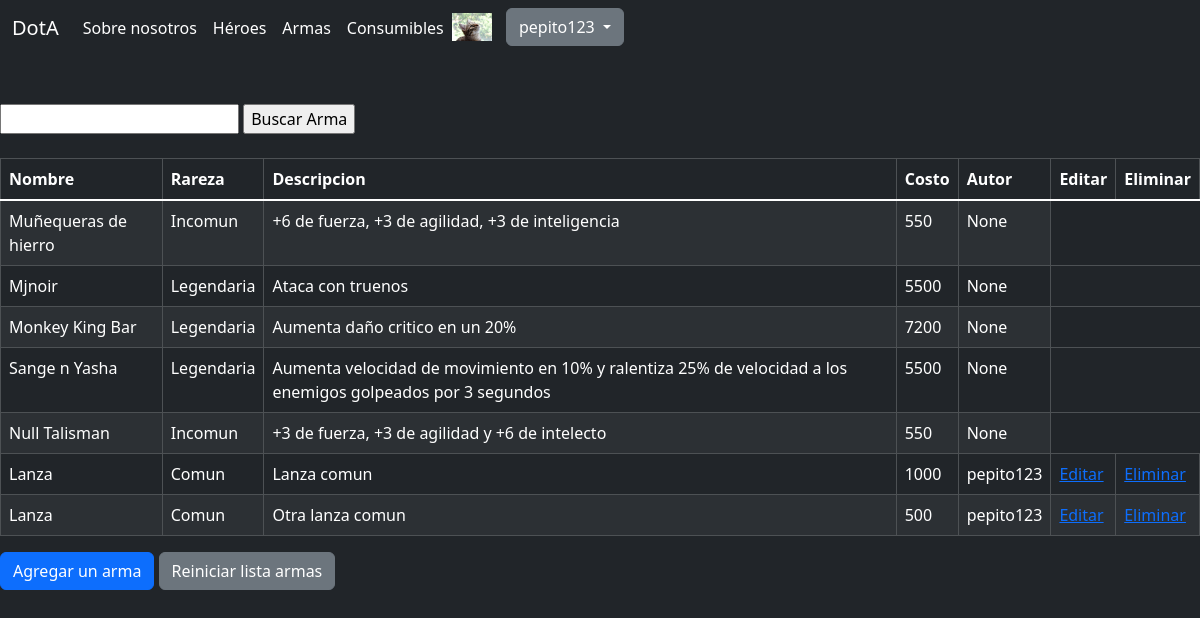
Page /preentrega3/armas/ (signed in) on the earlier database version.
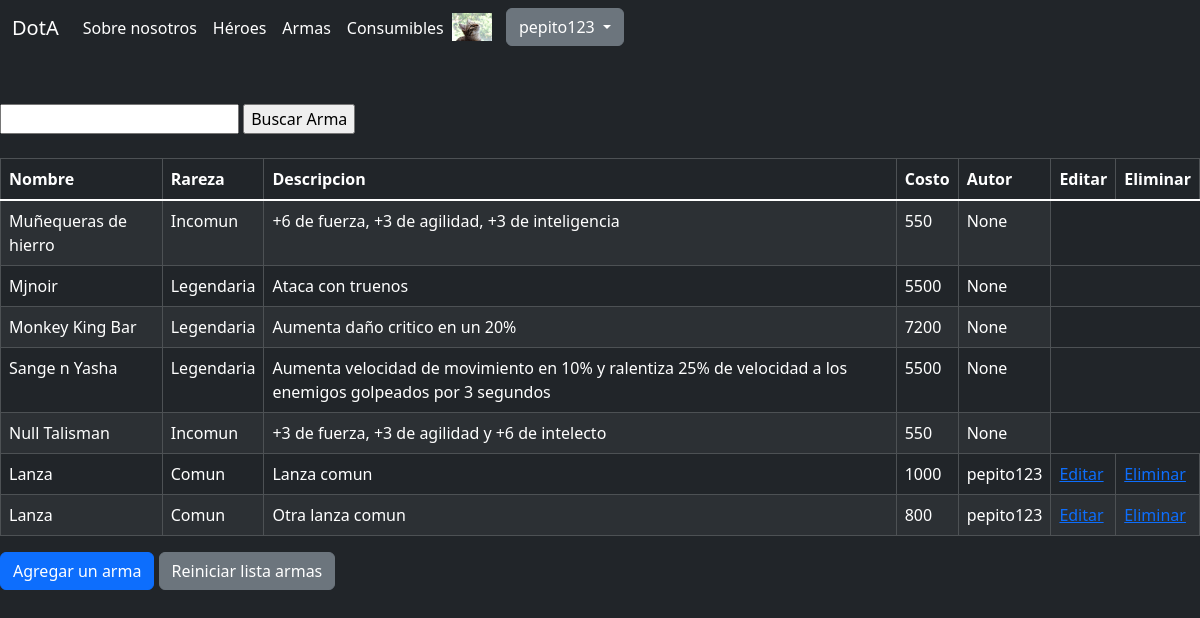
Same page on the later database version.
### preentrega3/models.py (models this page shows, shortened)
class Arma(models.Model):
    nombre = models.CharField(max_length=32)
    rareza = models.CharField(max_length=16)
    descripcion = models.CharField(max_length=256)
    costo = models.IntegerField(default=1000)
    creador = models.ForeignKey(User, on_delete = models.SET_NULL, null = True)

### preentrega3/views.py (the view)
# urls.py: path('armas/', lista_armas, name="armas"),
def lista_armas(request):
    context = {
        'armas' : Arma.objects.all()
    }
    http_response = render(
        request = request,
        template_name= 'preentrega3/lista-armas.html',
        context= context
    )
    return http_response

### preentrega3/templates/preentrega3/lista-armas.html (shortened to what this page needs)
{% extends "layout.html" %}
{% block main %}
    <br><br>
    <form action="{% url 'buscar-arma' %}" method="post">
        <input type="text" name="busqueda">
        <input type="submit" value="Buscar Arma">
    </form>
    <br>
    <table class="table table-dark table-striped table-hover table-bordered">
        <thead>
            <tr>
                <th scope="col">Nombre</th>
                <th scope="col">Rareza</th>
                <th scope="col">Descripcion</th>
                <th scope="col">Costo</th>
                <th scope="col">Autor</th>
                <th scope="col">Editar</th>
                <th scope="col">Eliminar</th>
            </tr>
        </thead>
        <tbody class="table-group-divider">
            {% for arma in armas %}
            <tr>
                <td>{{arma.nombre}}</td>
                <td>{{arma.rareza}}</td>
                <td>{{arma.descripcion}}</td>
                <td>{{arma.costo}}</td>
                <td>{{arma.creador}}</td>
                {% if user == arma.creador or user.is_superuser %}
                <td><a href="{% url 'editar-arma' arma.id %}">Editar</a></td>
                {% endif %}
                {% if user == arma.creador or user.is_superuser %}
                <td><a href="{% url 'eliminar-arma' arma.id %}">Eliminar</a></td>
                {% endif %}
            </tr>
            {% endfor %}
        </tbody>
    </table>
    <a class="btn btn-primary" href="{% url 'crear-arma' %}" role="button">Agregar un arma</a>
    <a class="btn btn-secondary" href="{% url 'armas' %}" role="button">Reiniciar lista armas</a>
{% endblock main %}

Differences in the rows shown:
changed Arma "Otra lanza comun": costo "500" → "800"
